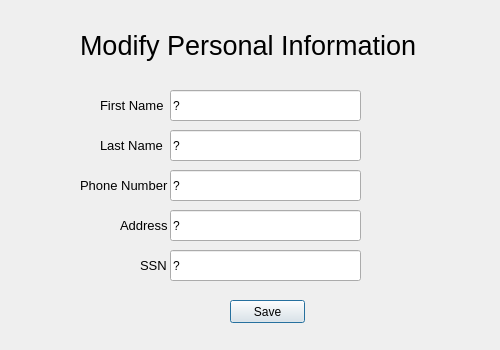
<?xml version="1.0" encoding="UTF-8"?>
<ui version="4.0">
 <class>Dialog</class>
 <widget class="QDialog" name="Dialog">
  <property name="geometry">
   <rect>
    <x>0</x>
    <y>0</y>
    <width>500</width>
    <height>350</height>
   </rect>
  </property>
  <property name="windowTitle">
   <string>Dialog</string>
  </property>
  <widget class="QLabel" name="label">
   <property name="geometry">
    <rect>
     <x>80</x>
     <y>30</y>
     <width>341</width>
     <height>31</height>
    </rect>
   </property>
   <property name="font">
    <font>
     <pointsize>20</pointsize>
    </font>
   </property>
   <property name="text">
    <string>Modify Personal Information</string>
   </property>
  </widget>
  <widget class="QLabel" name="label_6">
   <property name="geometry">
    <rect>
     <x>80</x>
     <y>170</y>
     <width>91</width>
     <height>31</height>
    </rect>
   </property>
   <property name="font">
    <font>
     <pointsize>10</pointsize>
    </font>
   </property>
   <property name="text">
    <string>Phone Number</string>
   </property>
  </widget>
  <widget class="QLabel" name="label_7">
   <property name="geometry">
    <rect>
     <x>120</x>
     <y>210</y>
     <width>51</width>
     <height>31</height>
    </rect>
   </property>
   <property name="font">
    <font>
     <pointsize>10</pointsize>
    </font>
   </property>
   <property name="text">
    <string>Address</string>
   </property>
  </widget>
  <widget class="QLineEdit" name="new_last_name">
   <property name="geometry">
    <rect>
     <x>170</x>
     <y>130</y>
     <width>191</width>
     <height>31</height>
    </rect>
   </property>
   <property name="text">
    <string>?</string>
   </property>
  </widget>
  <widget class="QLabel" name="label_4">
   <property name="geometry">
    <rect>
     <x>100</x>
     <y>90</y>
     <width>71</width>
     <height>31</height>
    </rect>
   </property>
   <property name="font">
    <font>
     <pointsize>10</pointsize>
    </font>
   </property>
   <property name="text">
    <string>First Name</string>
   </property>
  </widget>
  <widget class="QLabel" name="label_8">
   <property name="geometry">
    <rect>
     <x>140</x>
     <y>250</y>
     <width>31</width>
     <height>31</height>
    </rect>
   </property>
   <property name="font">
    <font>
     <pointsize>10</pointsize>
    </font>
   </property>
   <property name="text">
    <string>SSN</string>
   </property>
  </widget>
  <widget class="QPushButton" name="Save_button">
   <property name="geometry">
    <rect>
     <x>230</x>
     <y>300</y>
     <width>75</width>
     <height>23</height>
    </rect>
   </property>
   <property name="text">
    <string>Save</string>
   </property>
  </widget>
  <widget class="QLineEdit" name="new_phone">
   <property name="geometry">
    <rect>
     <x>170</x>
     <y>170</y>
     <width>191</width>
     <height>31</height>
    </rect>
   </property>
   <property name="text">
    <string>?</string>
   </property>
  </widget>
  <widget class="QLineEdit" name="new_first_name">
   <property name="geometry">
    <rect>
     <x>170</x>
     <y>90</y>
     <width>191</width>
     <height>31</height>
    </rect>
   </property>
   <property name="text">
    <string>?</string>
   </property>
  </widget>
  <widget class="QLineEdit" name="new_addr">
   <property name="geometry">
    <rect>
     <x>170</x>
     <y>210</y>
     <width>191</width>
     <height>31</height>
    </rect>
   </property>
   <property name="text">
    <string>?</string>
   </property>
  </widget>
  <widget class="QLabel" name="label_5">
   <property name="geometry">
    <rect>
     <x>100</x>
     <y>130</y>
     <width>71</width>
     <height>31</height>
    </rect>
   </property>
   <property name="font">
    <font>
     <pointsize>10</pointsize>
    </font>
   </property>
   <property name="text">
    <string>Last Name</string>
   </property>
  </widget>
  <widget class="QLineEdit" name="new_SSN">
   <property name="geometry">
    <rect>
     <x>170</x>
     <y>250</y>
     <width>191</width>
     <height>31</height>
    </rect>
   </property>
   <property name="text">
    <string>?</string>
   </property>
  </widget>
 </widget>
 <tabstops>
  <tabstop>new_first_name</tabstop>
  <tabstop>new_last_name</tabstop>
  <tabstop>new_phone</tabstop>
  <tabstop>new_addr</tabstop>
  <tabstop>new_SSN</tabstop>
  <tabstop>Save_button</tabstop>
 </tabstops>
 <resources/>
 <connections/>
</ui>
